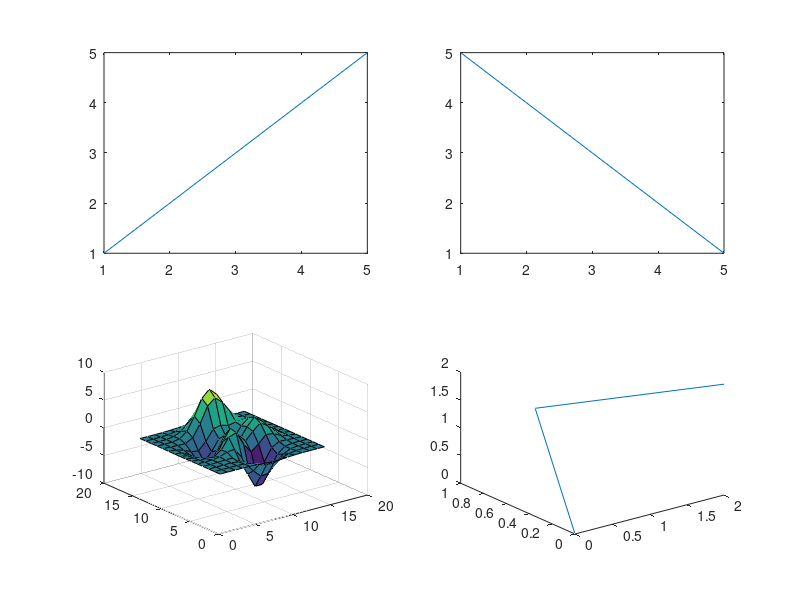

The MATLAB source for this figure: (Note: this script raises an error after producing the figure.)
%=============================================================================
% Copyright (c) 2026-present Allan CORNET (Nelson)
%=============================================================================
% This file is part of Nelson.
%=============================================================================
% LICENCE_BLOCK_BEGIN
% SPDX-License-Identifier: LGPL-3.0-or-later
% LICENCE_BLOCK_END
%=============================================================================
% <--ADV-CLI MODE-->
f = figure('Visible', 'off', 'Position', [0 0 1000 800]);
a1 = subplot(2, 2, 1); plot(1:5);
a2 = subplot(2, 2, 2); plot(5:-1:1);
a3 = subplot(2, 2, 3); surf(peaks(15));
a4 = subplot(2, 2, 4); plot3([0 1 2], [0 1 0], [0 1 2]);
drawnow();
fh = __web_graphics_handle__(f, 'number');
ah = __web_graphics_handle__(a3, 'number');
__web_figure_size__(fh, 1600, 1200);
drawnow();
__web_display_list__(f);
largeTickCount = numel(a1.XTick);
% Opening the inspector changes the drawing size without editing figure Position.
__web_figure_size__(fh, 680, 446);
resized = jsondecode(__web_display_list__(f));
asserts.istrue(largeTickCount > numel(a1.XTick));
__web_figure_action__(fh, jsonencode(struct('action', 'state')));
afterRead = jsondecode(__web_display_list__(f));
asserts.isequal(afterRead.primitives, resized.primitives);
ticks = {a1.XTick, a1.YTick, a2.XTick, a2.YTick};
slots = [a1.Position; a2.Position; a3.Position; a4.Position];
fitted = jsondecode(__web_figure_action__(fh, jsonencode(struct('action', 'fit', 'axesHandle', ah))));
asserts.isequal([fitted.displayList.width fitted.displayList.height], [680 446]);
asserts.isequal({a1.XTick, a1.YTick, a2.XTick, a2.YTick}, ticks);
asserts.isequal([a1.Position; a2.Position; a3.Position; a4.Position], slots);
asserts.isequal(f.Position, [0 0 1000 800]);
for projection = {'orthographic', 'perspective'}
  set(a3, 'Projection', projection{1});
  view(a3, -52, 20);
  drawnow();
  reference = [a3.CameraPosition a3.CameraTarget a3.CameraUpVector a3.CameraViewAngle];
  __web_figure_action__(fh, jsonencode(struct('action', 'pan', 'axesHandle', ah, ...
    'dxFrac', 0.2, 'dyFrac', 0.1)));
  __web_figure_action__(fh, jsonencode(struct('action', 'fit', 'axesHandle', ah)));
  asserts.isapprox([a3.CameraPosition a3.CameraTarget a3.CameraUpVector a3.CameraViewAngle], reference, 1e-8);
  asserts.isequal(a3.View, [-52 20]);
  asserts.isequal(a3.CameraTargetMode, 'auto');
  asserts.isequal(a3.CameraPositionMode, 'auto');
  asserts.isequal([a1.Position; a2.Position; a3.Position; a4.Position], slots);
end
close(f);
